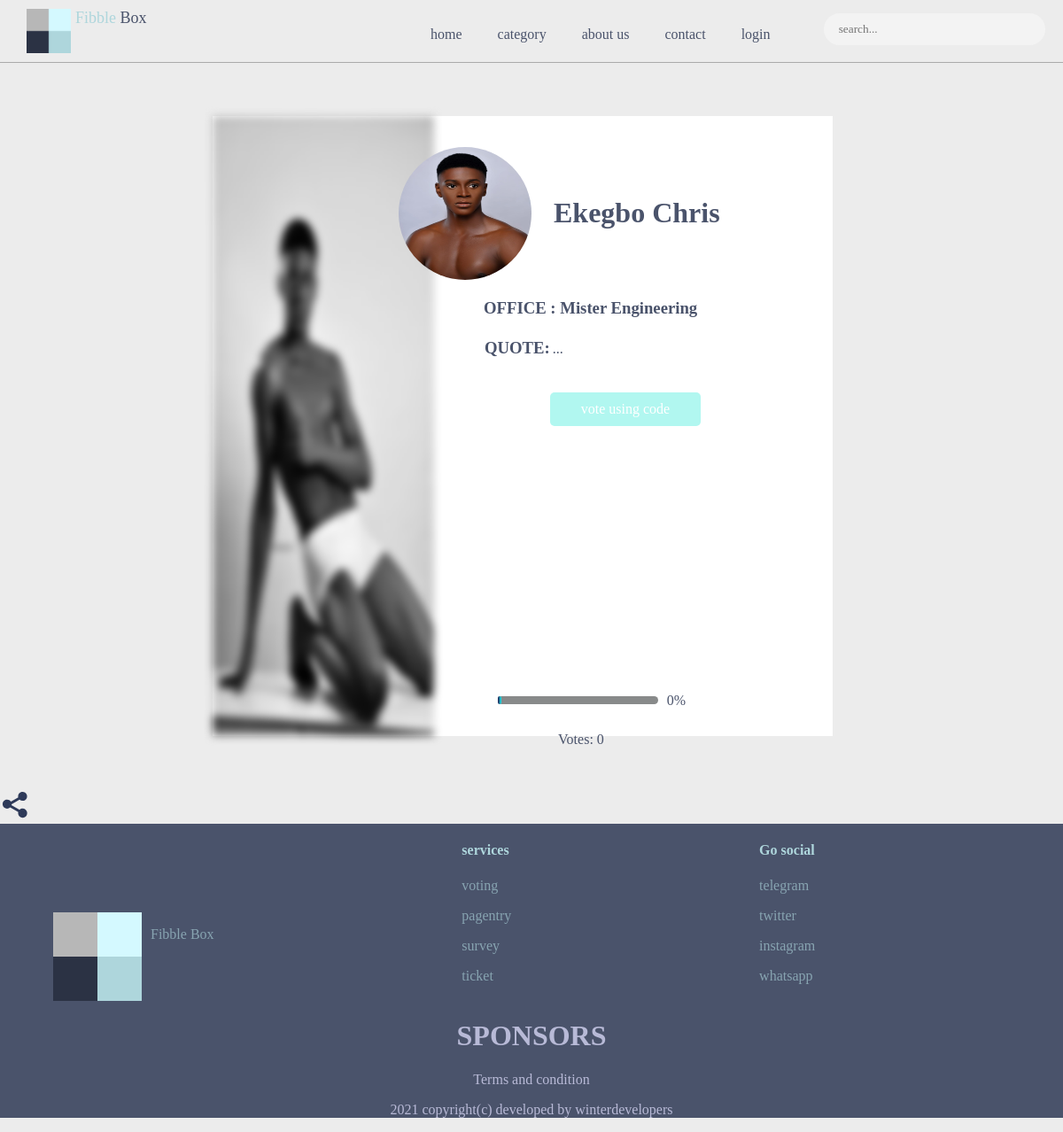
Before: /candidate/5/ with the older database file.
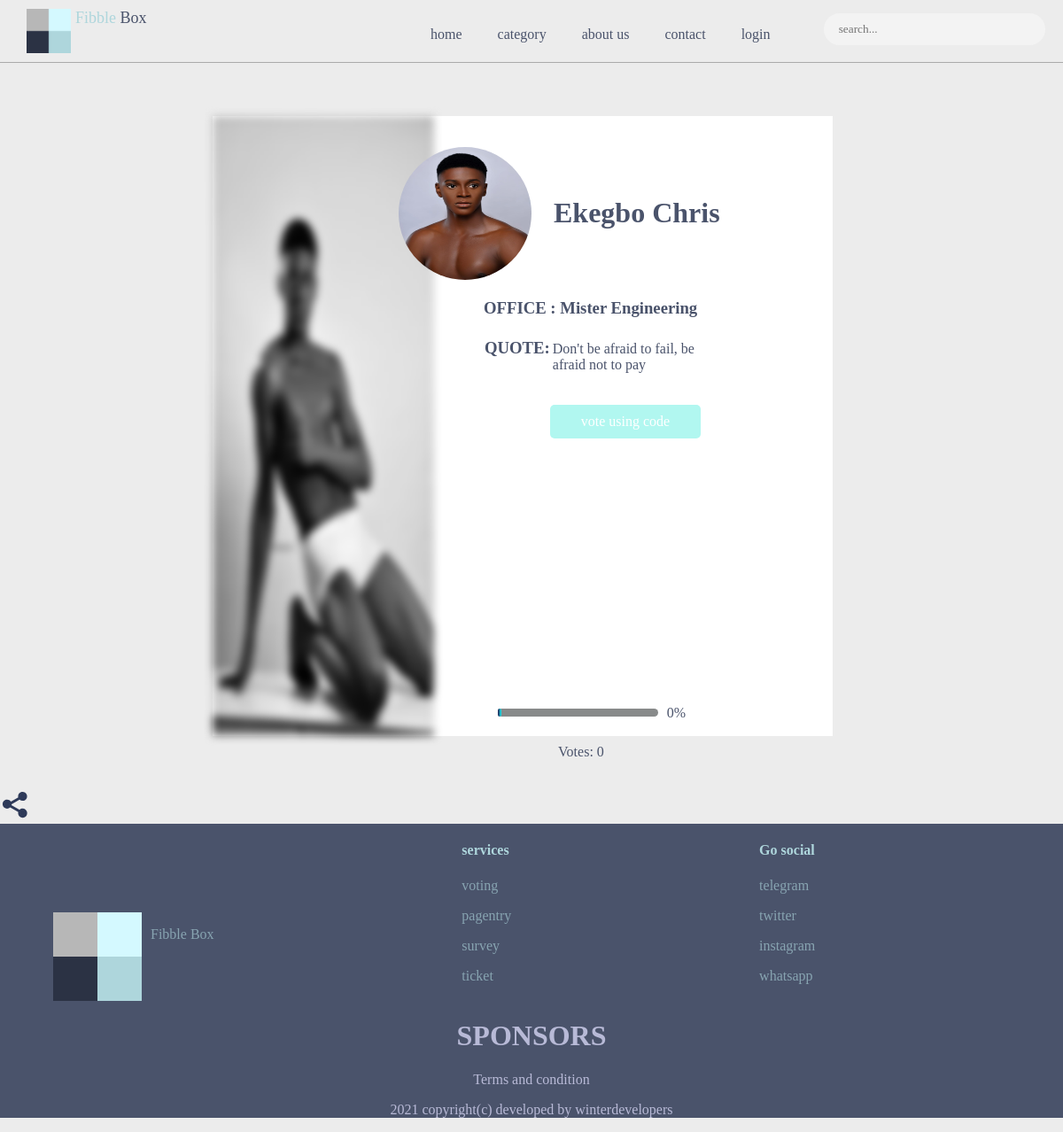
After: the same page with the newer database file.
### fibblebox_app/models.py (models this page shows, shortened)
class Candidate(models.Model):
    event = models.ForeignKey(Event, on_delete=models.CASCADE, related_name='event_candidate')
    office = models.ForeignKey(Office, on_delete=models.CASCADE, related_name='candidate_office', null=True)
    name = models.CharField(max_length=100)
    quote = models.CharField(max_length=250)
    background_image = models.ImageField()
    personal_image = models.ImageField()
    votes = models.IntegerField()
    @property
    def background_image_URL(self):
        try:
            image =   self.background_image.url
        except:
            image = ''
        return image
    @property
    def personal_image_URL(self):
        try:
            image = self.personal_image.url
        except:
            image = ''
        return image
        total_votes = sum([vote  for vote in range(0,self.votes - 1)])
        return total_votes

class Office(models.Model):
    event = models.ForeignKey(Event, on_delete=models.CASCADE, related_name='event_office')
    office_name = models.CharField(max_length=200)
    @property
    def office_total_votes(self):
        votes = self.candidate_office.all()
        office_votes = sum([x.votes for x in votes])
        return office_votes
    def __str__(self):
        return self.office_name

### fibblebox_app/views.py (the view, shortened to what this page needs)
# urls.py: path('candidate/<slug:id>/', candidate, name='candidate'),
def candidate(request, id):
    candidate = get_object_or_404(Candidate, id=id)
    coupon_code = votingCode.objects.all()
    share_string = 'vote me'
    coupon_list = []
    for x in coupon_code:
        coupon_list.append(x.coupon)
    print(coupon_list)
    context = {'candidate':candidate, 'share_string':share_string}
    template_name = 'candidate.html'
    return render(request, template_name, context)

### templates/candidate.html (shortened to what this page needs)
{% extends "base.html" %}
{% load static %}
{% block content %}
<div class="candidate">
    <img src="{{candidate.background_image_URL}}" alt='image'>
    <img class="candidate-img" src="{{candidate.personal_image_URL}}" alt="personal-image">
    <h1>{{candidate.name}}</h1>
    <div>
        <h3 style="margin-bottom: 3px; margin-top: 30px; margin-left: 25px;">OFFICE : {{candidate.office}}</h3>
        <div style="display: flex; flex-direction: row; margin-top: 1px;">
            <h3 style="padding: 1px; margin-left: 25px;">QUOTE: </h3>
            <p class="candidate-quote" style="inline-size: 170px;">{{candidate.quote}}</p>
        </div>
        <div style="position: relative;">
            <div id="candidate-code" class="candidate-code" > vote using code</div>
        </div>
       <div class="candidate-vote">
        </div>
        <div class="candidate-submit">
        </div>
        <div style="position: relative; height: 200px;">
            <div style="position: absolute; top:120%; left: 40%;"> Votes: {{candidate.votes}}</div>
            <div style="position: absolute; top:100%; left: 15%; background-color: rgb(136, 138, 138); height: 5px; width:65%; padding: 2px; border-radius: 5px;" ></div>
            <div style="position: absolute; top:100%; left: 15%;background-image:linear-gradient(to right, rgb(27, 18, 75),rgb(30, 247, 247));
             height:5px; width:{% widthratio candidate.votes candidate.office.office_total_votes 65 %}%; padding:2px; border-radius:5px;" ></div>
            <div style="position: absolute; top:98%; left: 85%;"> {% widthratio candidate.votes candidate.office.office_total_votes 100 %}% </div>
        </div>
    </div>
</div>
<div style="display: flex; flex-direction: row;" >
    <div id="candidate-share" class="candidate-share">
    </div>
</div>
{% endblock %}

Changed rows visible on the page:
changed Candidate "Ekegbo Chris": quote "..." → "Don't be afraid to fail, be afraid not to pay"
